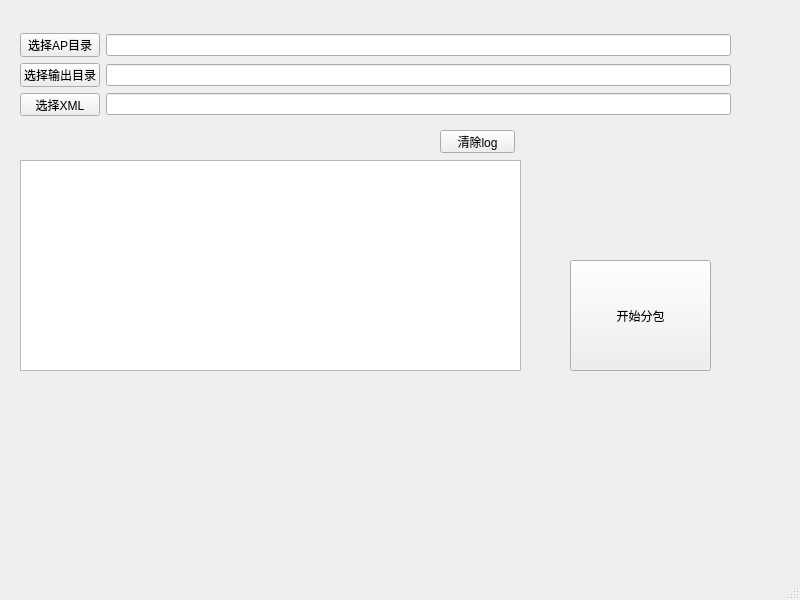
<?xml version="1.0" encoding="UTF-8"?>
<ui version="4.0">
 <class>MainWindow</class>
 <widget class="QMainWindow" name="MainWindow">
  <property name="geometry">
   <rect>
    <x>0</x>
    <y>0</y>
    <width>800</width>
    <height>600</height>
   </rect>
  </property>
  <property name="windowTitle">
   <string>MainWindow</string>
  </property>
  <widget class="QWidget" name="centralwidget">
   <widget class="QTextBrowser" name="log_Browser">
    <property name="geometry">
     <rect>
      <x>20</x>
      <y>160</y>
      <width>501</width>
      <height>211</height>
     </rect>
    </property>
   </widget>
   <widget class="QPushButton" name="parse_image">
    <property name="geometry">
     <rect>
      <x>570</x>
      <y>260</y>
      <width>141</width>
      <height>111</height>
     </rect>
    </property>
    <property name="text">
     <string>开始分包</string>
    </property>
   </widget>
   <widget class="QPushButton" name="clear_log">
    <property name="geometry">
     <rect>
      <x>440</x>
      <y>130</y>
      <width>75</width>
      <height>23</height>
     </rect>
    </property>
    <property name="text">
     <string>清除log</string>
    </property>
   </widget>
   <widget class="QWidget" name="">
    <property name="geometry">
     <rect>
      <x>20</x>
      <y>33</y>
      <width>711</width>
      <height>83</height>
     </rect>
    </property>
    <layout class="QGridLayout" name="gridLayout">
     <item row="0" column="0">
      <widget class="QPushButton" name="choose_ap">
       <property name="text">
        <string>选择AP目录</string>
       </property>
      </widget>
     </item>
     <item row="0" column="1">
      <widget class="QLineEdit" name="show_ap"/>
     </item>
     <item row="1" column="0">
      <widget class="QPushButton" name="choose_out">
       <property name="text">
        <string>选择输出目录</string>
       </property>
      </widget>
     </item>
     <item row="1" column="1">
      <widget class="QLineEdit" name="show_out"/>
     </item>
     <item row="2" column="0">
      <widget class="QPushButton" name="choose_xml">
       <property name="text">
        <string>选择XML</string>
       </property>
      </widget>
     </item>
     <item row="2" column="1">
      <widget class="QLineEdit" name="show_xml"/>
     </item>
    </layout>
   </widget>
  </widget>
  <widget class="QStatusBar" name="statusbar"/>
 </widget>
 <resources/>
 <connections/>
</ui>
